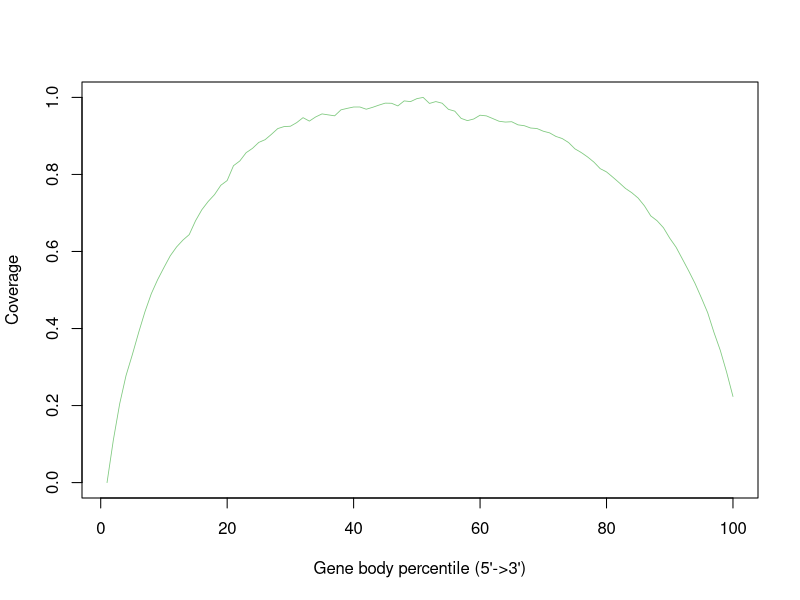

Generate this figure with R:
MI_6Hr_SRR12108289.gencode.Aligned.sortedByCoord.out <- c(0.0,0.11068614908086997,0.20461804650835985,0.27765426424219714,0.33204088145140276,0.38963384108228694,0.44363225430581454,0.4903098312805755,0.5267611901409069,0.5582777327247762,0.5888451370570859,0.6117819616890093,0.6295480029159214,0.6438617806442547,0.6798160276134237,0.708505648865689,0.729873848342814,0.7476556987818124,0.7719339643355886,0.7842042550201568,0.8227266206638113,0.8350027666121151,0.8565489661068059,0.86770382904972,0.8832243766339846,0.8902424957476147,0.9041493326463157,0.919059176222945,0.9242779727905894,0.925132841296004,0.9345703553852325,0.9474214882323837,0.9384933820881627,0.9493390871058309,0.9571786997215822,0.9546345876284132,0.9522064097572115,0.9677117336557632,0.9716171945674863,0.9750776554352949,0.9750753133298007,0.9693301285523153,0.9742333264046046,0.9799726559183543,0.9851288011640265,0.9847540642849405,0.9779578596668941,0.9909413214744726,0.9890822752383824,0.9967544273112922,1.0,0.9843313142432218,0.989173031826286,0.9849584129893171,0.9690057469413567,0.964312167530806,0.9456291920028808,0.9397235729990369,0.9439973299997365,0.953779133596625,0.9520360215825021,0.9451555011666612,0.9381204017881976,0.935975033155431,0.9368855266663348,0.9287631048121485,0.9265164401167539,0.9205388013689607,0.919197360447108,0.9122360373917142,0.9079406159151924,0.8986196215743047,0.8931437789286624,0.8828022121186394,0.8665140394586223,0.8568715911386439,0.8454678794869618,0.832126661065131,0.8150152383238722,0.8065660927532329,0.7928764861391269,0.7785445570932129,0.7635937266704336,0.7525272782099288,0.7386866057914414,0.7184227090548726,0.6923931341177435,0.6797504486595838,0.6617724468854388,0.6345677205165514,0.6111226589923676,0.5804879191270973,0.5495252844926267,0.5170344260231341,0.4798634552496831,0.4410658922104499,0.3896678016119541,0.343094448331689,0.28641666642269736,0.22356860758900732)


pdf("/athena/angsd/scratch/pes4008/project/QC/rseqc/MI_6Hr_SRR12108289.geneBodyCoverage.curves.pdf")
x=1:100
icolor = colorRampPalette(c("#7fc97f","#beaed4","#fdc086","#ffff99","#386cb0","#f0027f"))(1)
plot(x,MI_6Hr_SRR12108289.gencode.Aligned.sortedByCoord.out,type='l',xlab="Gene body percentile (5'->3')", ylab="Coverage",lwd=0.8,col=icolor[1])
dev.off()
